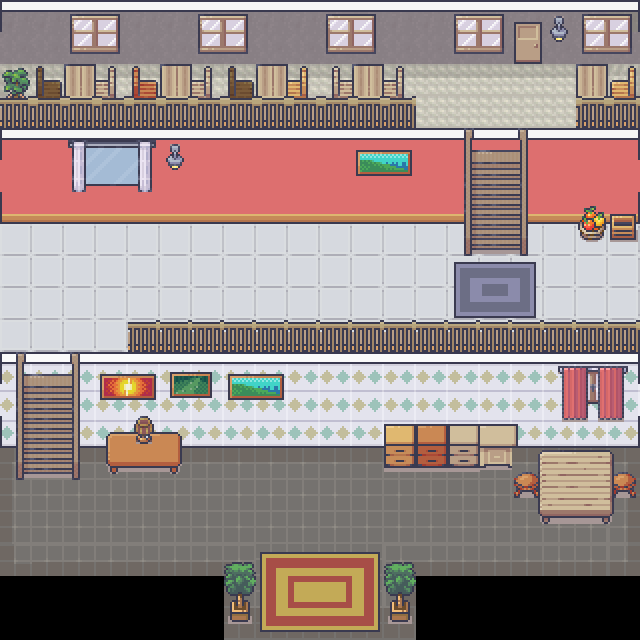

A 2D game scene composited from a Tiled map and its tileset images. What follows is a short description and the map's XML, with every tile layer's data as written:
An orthogonal 20x20 tile map with 32x32 px tiles, 3 tile layers (lvl3groundLayer, lvl3itemLayer, lvl3itemLayer2), 3 tilesets and 1 object (start).

<map version="1.9" tiledversion="1.9.2" orientation="orthogonal" renderorder="right-down" width="20" height="20" tilewidth="32" tileheight="32" infinite="0" nextlayerid="7" nextobjectid="2">
 <editorsettings>
  <export target="level3.tmj" format="json" />
 </editorsettings>
 <tileset firstgid="1" name="Room_Builder_32x32" tilewidth="32" tileheight="32" tilecount="8284" columns="76">
  <image source="Room_Builder_32x32.png" width="2432" height="3488" />
 </tileset>
 <tileset firstgid="8285" name="1_Generic_32x32" tilewidth="32" tileheight="32" tilecount="1248" columns="16">
  <image source="1_Generic_32x32.png" width="512" height="2496" />
 </tileset>
 <tileset firstgid="9533" name="2_LivingRoom_32x32" tilewidth="32" tileheight="32" tilecount="720" columns="16">
  <image source="2_LivingRoom_32x32.png" width="512" height="1440" />
 </tileset>
 <layer id="1" name="lvl3groundLayer" width="20" height="20" opacity="0.99">
  <data encoding="csv">
3269,3270,3270,3270,3270,3270,3270,3270,3270,3270,3270,3270,3270,3270,3270,3270,3270,3270,3270,3119,
3274,3274,3274,3274,3274,3274,3274,3274,3274,3274,3274,3274,3274,3274,3274,3274,3274,3274,3274,3274,
1175,1176,1176,1176,1176,1176,1176,1176,1176,1176,1176,1176,1176,1176,1176,1176,1176,1176,1176,2684355735,
1251,1252,1252,1252,1252,1252,1252,1252,1252,1252,1252,1252,1252,1252,1252,1252,1252,1252,1252,3221226723,
859,860,860,860,860,860,860,860,860,860,860,860,860,860,860,860,860,860,860,861,
864,864,864,864,864,864,864,864,864,864,864,864,864,864,864,864,864,864,864,864,
935,936,936,936,936,936,936,936,936,936,936,936,936,936,936,936,936,936,936,937,
3237,3237,3237,3237,3237,3237,3237,3237,3237,3237,3237,3237,3237,3237,3237,3237,3237,3237,3237,3237,
3237,3237,3237,3237,3237,3237,3237,3237,3237,3237,3237,3237,3237,3237,3237,3237,3237,3237,3237,3237,
3237,3237,3237,3237,3237,3237,3237,3237,3237,3237,3237,3237,3237,3237,3237,3237,3237,3237,3237,3237,
3237,3237,3237,3237,3237,3237,3237,3237,3237,3237,3237,3237,3237,3237,3237,3237,3237,3237,3237,3237,
837,838,838,838,838,838,838,838,838,838,838,838,838,838,838,838,838,838,838,839,
842,842,842,842,842,842,842,842,842,842,842,842,842,842,842,842,842,842,842,842,
913,914,914,914,914,914,914,914,914,914,914,914,914,914,914,914,914,914,914,915,
2403,2404,2404,2404,2404,2404,2404,2404,2404,2404,2404,2404,2404,2404,2404,2404,2404,2404,2404,2147486051,
2479,2480,2480,2480,2480,2480,2480,2480,2480,2480,2480,2480,2480,2480,2480,2480,2480,2480,2480,2147486127,
2479,2480,2480,2480,2480,2480,2480,2480,2480,2480,2480,2480,2480,2480,2480,2480,2480,2480,2480,2147486127,
1610615139,1073744228,1073744228,1073744228,1073744228,1073744228,1073744228,1073744229,2480,2480,2480,2480,3221227877,1073744228,1073744228,1073744228,1073744228,1073744228,1073744228,3221227875,
0,0,0,0,0,0,0,2479,2480,2480,2480,2480,2147486127,0,0,9490,0,0,0,0,
0,0,0,0,0,0,0,2481,2481,2481,2481,2481,2481,0,0,0,0,0,0,0
</data>
 </layer>
 <layer id="2" name="lvl3itemLayer" width="20" height="20">
  <data encoding="csv">
0,0,8434,8435,0,0,8434,8435,0,0,8434,8435,0,0,8434,8435,8925,9274,8434,8435,
0,0,8450,8451,0,0,8450,8451,0,0,8450,8451,0,0,8450,8451,8941,9290,8450,8451,
9203,9095,9124,9099,9094,9124,9099,9095,9124,9098,9130,9124,9099,0,0,0,0,0,9124,9126,
9219,9111,9140,9115,9110,9140,9115,9111,9140,9114,9146,9140,9115,0,0,0,0,0,9140,9142,
0,0,9319,9320,9321,9274,0,0,0,0,0,8497,8498,0,9159,9160,9161,0,0,0,
0,0,9335,9336,9337,9290,0,0,0,0,0,8513,8514,0,9175,9176,9177,0,0,0,
0,0,0,0,0,0,0,0,0,0,0,0,0,0,9191,9192,9193,0,9678,8931,
0,0,0,0,0,0,0,0,0,0,0,0,0,0,9207,9208,9209,0,9694,8947,
0,0,0,0,0,0,0,0,0,0,0,0,0,0,8501,8502,8503,0,0,0,
0,0,0,0,0,0,0,0,0,0,0,0,0,0,8517,8518,8519,0,0,0,
0,0,0,0,0,0,0,0,0,0,0,0,0,0,0,0,0,0,0,0,
9159,9160,9161,8495,8496,8493,8494,8497,8498,0,0,0,0,0,0,0,0,9010,9011,9012,
9175,9176,9177,8511,8512,8509,8510,8513,8514,0,0,0,0,0,0,0,0,9026,9027,9028,
9191,9192,9193,8386,8387,8388,0,0,0,0,0,0,0,0,8717,8718,8719,9042,9043,9044,
9207,9208,9209,8402,8403,8404,0,0,0,0,0,0,0,0,8733,8734,8558,0,0,8558,
0,0,0,0,0,0,0,0,0,0,0,0,0,0,0,0,8574,0,0,8574,
0,0,0,0,0,0,0,0,0,0,0,0,0,0,0,0,0,0,0,0,
0,0,0,0,0,0,0,8748,8358,8359,8360,8361,8748,0,0,0,0,0,0,0,
0,0,0,0,0,0,0,8764,8374,8375,8376,8377,8764,0,0,0,0,0,0,0,
0,0,0,0,0,0,0,8780,8390,8391,8392,8393,8780,0,0,0,0,0,0,0
</data>
 </layer>
 <layer id="4" name="lvl3itemLayer2" width="20" height="20">
  <data encoding="csv">
0,0,0,0,0,0,0,0,0,0,0,0,0,0,0,0,0,0,0,0,
0,0,0,0,0,0,0,0,0,0,0,0,0,0,0,0,0,0,0,0,
0,0,0,0,0,0,0,0,0,0,0,0,0,0,0,0,0,0,0,0,
8533,8534,8535,8535,8535,8535,8535,8535,8535,8535,8535,8535,8535,0,0,0,0,0,8534,8535,
0,0,0,0,0,0,0,0,0,0,0,0,0,0,0,0,0,0,0,0,
0,0,0,0,0,0,0,0,0,0,0,0,0,0,0,0,0,0,0,0,
0,0,0,0,0,0,0,0,0,0,0,0,0,0,0,0,0,0,0,0,
0,0,0,0,0,0,0,0,0,0,0,0,0,0,0,0,0,0,0,0,
0,0,0,0,0,0,0,0,0,0,0,0,0,0,0,0,0,0,0,0,
0,0,0,0,0,0,0,0,0,0,0,0,0,0,0,0,0,0,0,0,
0,0,0,0,8533,8533,8533,8533,8533,8533,8533,8533,8533,8533,8533,8533,8533,8533,8533,8533,
0,0,0,0,0,0,0,0,0,0,0,0,0,0,0,0,0,0,0,0,
0,0,0,0,0,0,0,0,0,0,0,0,0,0,0,0,0,0,0,0,
0,0,0,0,9314,0,0,0,0,0,0,0,8608,8609,8610,0,0,0,0,0,
0,0,0,0,0,0,0,0,0,0,0,0,8624,8625,8626,0,8834,8835,8836,8837,
0,0,0,0,0,0,0,0,0,0,0,0,0,0,0,0,8850,8851,8852,8853,
0,0,0,0,0,0,0,0,0,0,0,0,0,0,0,0,8866,8867,8868,8869,
0,0,0,0,0,0,0,0,0,0,0,0,0,0,0,0,0,0,0,0,
0,0,0,0,0,0,0,0,0,0,0,0,0,0,0,0,0,0,0,0,
0,0,0,0,0,0,0,0,0,0,0,0,0,0,0,0,0,0,0,0
</data>
 </layer>
 <objectgroup id="5" name="objectLayer">
  <object id="1" name="start" x="318.667" y="585.333">
   <point />
  </object>
 </objectgroup>
</map>
